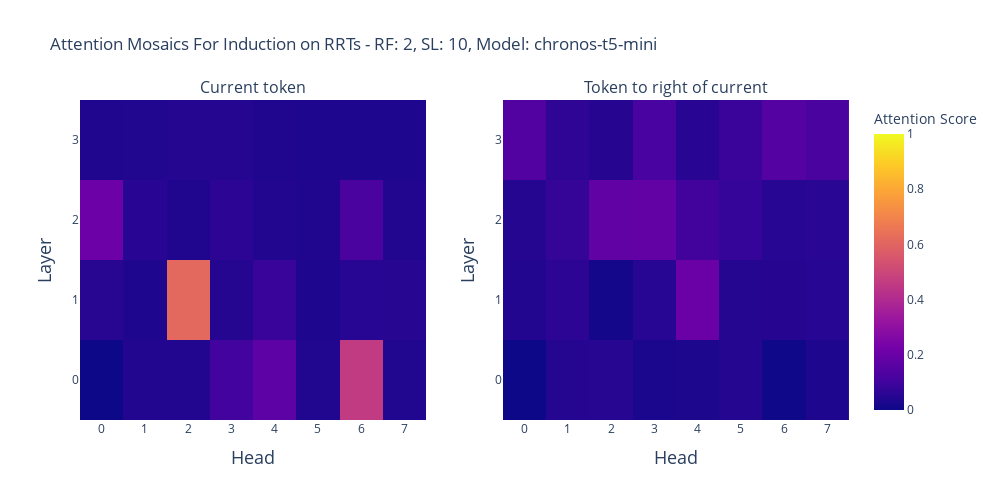

Notebook code for this chart:
### Code cell
rf = [2, 4, 6, 8, 10]
sl = [2, 4, 6, 8, 10]

import ipywidgets as widgets
from IPython.display import display

# Create widgets for configuration selection
rf_dropdown = widgets.Dropdown(
    options=rf,
    value=4,
    description='Repeat Factor:'
)

sl_dropdown = widgets.Dropdown(
    options=sl,
    value=10,
    description='Sequence Length:'
)

model_dropdown = widgets.Dropdown(
    options=model_names,
    value=model_names[0],
    description='Model:'
)

# Create output widget to display the plots
output = widgets.Output()

# Define the update function
def update_plot(change=None):
    with output:
        output.clear_output(wait=True)
        
        # Get current selections
        current_rf = rf_dropdown.value
        current_sl = sl_dropdown.value
        current_model = model_dropdown.value
        
        # Generate config key
        config_key = f"rf{current_rf}_sl{current_sl}"
        
        # Check if config exists in results
        if config_key not in all_results:
            print(f"No data available for configuration: {config_key}")
            return
        
        # Get scores for current configuration
        all_center_scores = all_results[config_key]["center_scores"]
        all_right_scores = all_results[config_key]["right_scores"]
        
        # Check if model exists in scores
        if current_model not in all_center_scores or current_model not in all_right_scores:
            print(f"No data available for model {current_model} with configuration {config_key}")
            return
        
        # Get data for current model
        mosaic_center = all_center_scores[current_model]
        mosaic_right = all_right_scores[current_model]
        
        # Create a subplot with 2 side-by-side heatmaps
        fig = make_subplots(rows=1, cols=2, 
                            subplot_titles=("Current token", "Token to right of current"),
                            shared_yaxes=True)

        # Add heatmaps to the subplots
        fig.add_trace(
            go.Heatmap(z=mosaic_center, zmin=0, zmax=1, coloraxis="coloraxis"),
            row=1, col=1
        )
        fig.add_trace(
            go.Heatmap(z=mosaic_right, zmin=0, zmax=1, coloraxis="coloraxis"),
            row=1, col=2
        )

        # Update layout
        fig.update_layout(
            title_text=f"Attention Mosaics For Induction on RRTs - RF: {current_rf}, SL: {current_sl}, Model: {current_model.split('/')[-1]}",
            height=500,
            width=1000,
            coloraxis=dict(cmin=0, cmax=1, colorbar=dict(title="Attention Score"))
        )

        # Add axes labels with integer ticks
        fig.update_xaxes(title_text="Head", row=1, col=1, title_font=dict(size=18), 
                        tickmode='linear', tick0=0, dtick=1, showticklabels=True)
        fig.update_xaxes(title_text="Head", row=1, col=2, title_font=dict(size=18), 
                        tickmode='linear', tick0=0, dtick=1, showticklabels=True)
        fig.update_yaxes(title_text="Layer", row=1, col=1, title_font=dict(size=18), 
                        tickmode='linear', tick0=0, dtick=1, showticklabels=True)
        fig.update_yaxes(title_text="Layer", row=1, col=2, title_font=dict(size=18), 
                        tickmode='linear', tick0=0, dtick=1, showticklabels=True)

        # Show the figure
        fig.show()

# Register the update function with the widgets
rf_dropdown.observe(update_plot, names='value')
sl_dropdown.observe(update_plot, names='value')
model_dropdown.observe(update_plot, names='value')

# Create a container for the controls
controls = widgets.HBox([rf_dropdown, sl_dropdown, model_dropdown])

# Display widgets and initial plot
display(controls)
display(output)

# Show initial plot
update_plot()

# Function to save current figure
def save_current_figure():
    current_rf = rf_dropdown.value
    current_sl = sl_dropdown.value
    current_model = model_dropdown.value
    
    config_key = f"rf{current_rf}_sl{current_sl}"
    
    if config_key not in all_results:
        print(f"No data available for configuration: {config_key}")
        return
    
    all_center_scores = all_results[config_key]["center_scores"]
    all_right_scores = all_results[config_key]["right_scores"]
    
    if current_model not in all_center_scores or current_model not in all_right_scores:
        print(f"No data available for model {current_model} with configuration {config_key}")
        return
    
    mosaic_center = all_center_scores[current_model]
    mosaic_right = all_right_scores[current_model]
    
    fig = make_subplots(rows=1, cols=2, 
                      subplot_titles=("Current token", "Token to right of current"),
                      shared_yaxes=True)

    fig.add_trace(
        go.Heatmap(z=mosaic_center, zmin=0, zmax=1, coloraxis="coloraxis"),
        row=1, col=1
    )
    fig.add_trace(
        go.Heatmap(z=mosaic_right, zmin=0, zmax=1, coloraxis="coloraxis"),
        row=1, col=2
    )

    fig.update_layout(
        title_text=f"Attention Mosaics For Induction on RRTs - RF: {current_rf}, SL: {current_sl}, Model: {current_model.split('/')[-1]}",
        height=500,
        width=1000,
        coloraxis=dict(cmin=0, cmax=1, colorbar=dict(title="Attention Score"))
    )

    fig.update_xaxes(title_text="Head", row=1, col=1, title_font=dict(size=18), 
                   tickmode='linear', tick0=0, dtick=1, showticklabels=True)
    fig.update_xaxes(title_text="Head", row=1, col=2, title_font=dict(size=18), 
                   tickmode='linear', tick0=0, dtick=1, showticklabels=True)
    fig.update_yaxes(title_text="Layer", row=1, col=1, title_font=dict(size=18), 
                   tickmode='linear', tick0=0, dtick=1, showticklabels=True)
    fig.update_yaxes(title_text="Layer", row=1, col=2, title_font=dict(size=18), 
                   tickmode='linear', tick0=0, dtick=1, showticklabels=True)
    
    # manually convert any numpy arrays to lists
    for trace in fig.data:
        if isinstance(trace.z, np.ndarray):
            trace.z = trace.z.tolist()
        if hasattr(trace, "x") and isinstance(trace.x, np.ndarray):
            trace.x = trace.x.tolist()
        if hasattr(trace, "y") and isinstance(trace.y, np.ndarray):
            trace.y = trace.y.tolist()
    
    os.makedirs("plots/json", exist_ok=True)
    output_png_filename = f"plots/rf{current_rf}_sl{current_sl}_{current_model.split('/')[-1]}"
    output_json_filename = f"plots/json/rf{current_rf}_sl{current_sl}_{current_model.split('/')[-1]}"
    
    fig.write_image(f"{output_png_filename}.png")
    print(f"Saved figure to {output_png_filename}.png")

# Create save button
save_button = widgets.Button(
    description='Save Current Figure',
    button_style='success'
)
save_button.on_click(lambda b: save_current_figure())
display(save_button)

### Figure 1 — Plotly figure (JSON) as saved in the notebook; plotly's stock layout.template omitted (floating-point values rounded to 4 significant figures)
{"data": [{"coloraxis": "coloraxis", "type": "heatmap", "xaxis": "x", "yaxis": "y", "z": [[0.0005264, 0.04004, 0.04248, 0.105, 0.168, 0.03931, 0.459, 0.03833], [0.05273, 0.0332, 0.6133, 0.04712, 0.08496, 0.03564, 0.04956, 0.05054], [0.2051, 0.05347, 0.03638, 0.06128, 0.04272, 0.03662, 0.123, 0.04028], [0.03613, 0.03906, 0.0459, 0.04492, 0.03784, 0.03271, 0.03491, 0.03491]], "zmax": 1, "zmin": 0}, {"coloraxis": "coloraxis", "type": "heatmap", "xaxis": "x2", "yaxis": "y2", "z": [[0.0006065, 0.04639, 0.0498, 0.02686, 0.02942, 0.0459, 0.00322, 0.03271], [0.0437, 0.06006, 0.01477, 0.04932, 0.2031, 0.04517, 0.04785, 0.04932], [0.04541, 0.07764, 0.1758, 0.1807, 0.103, 0.07861, 0.04932, 0.05542], [0.1436, 0.06348, 0.0481, 0.1191, 0.05347, 0.08691, 0.1455, 0.1235]], "zmax": 1, "zmin": 0}], "layout": {"annotations": [{"font": {"size": 16}, "showarrow": false, "text": "Current token", "x": 0.225, "xanchor": "center", "xref": "paper", "y": 1, "yanchor": "bottom", "yref": "paper"}, {"font": {"size": 16}, "showarrow": false, "text": "Token to right of current", "x": 0.775, "xanchor": "center", "xref": "paper", "y": 1, "yanchor": "bottom", "yref": "paper"}], "coloraxis": {"cmax": 1, "cmin": 0, "colorbar": {"title": {"text": "Attention Score"}}}, "height": 500, "title": {"text": "Attention Mosaics For Induction on RRTs - RF: 2, SL: 10, Model: chronos-t5-mini"}, "width": 1000, "xaxis": {"anchor": "y", "domain": [0, 0.45], "dtick": 1, "showticklabels": true, "tick0": 0, "tickmode": "linear", "title": {"font": {"size": 18}, "text": "Head"}}, "xaxis2": {"anchor": "y2", "domain": [0.55, 1], "dtick": 1, "showticklabels": true, "tick0": 0, "tickmode": "linear", "title": {"font": {"size": 18}, "text": "Head"}}, "yaxis": {"anchor": "x", "domain": [0, 1], "dtick": 1, "showticklabels": true, "tick0": 0, "tickmode": "linear", "title": {"font": {"size": 18}, "text": "Layer"}}, "yaxis2": {"anchor": "x2", "domain": [0, 1], "dtick": 1, "matches": "y", "showticklabels": true, "tick0": 0, "tickmode": "linear", "title": {"font": {"size": 18}, "text": "Layer"}}}}
